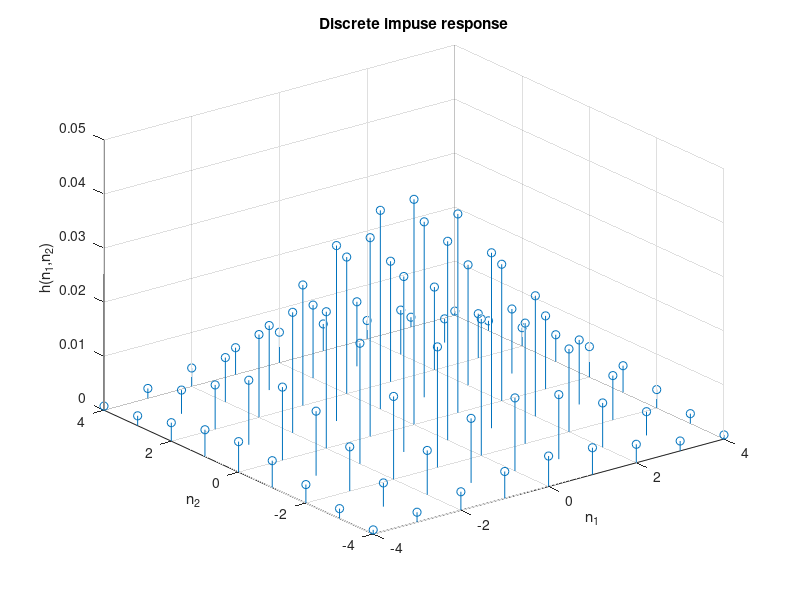

MATLAB code to generate this figure: (Note: this script raises an error after producing the figure.)
addpath(genpath('../../MATLAB'));


%% Gaussian

h = fspecial( 'gaussian', [9,9], 2 );

[n1,n2] = meshgrid(-4:4);

figure
stem3( n1, n2, h )
xlabel('n_1'); ylabel('n_2'); zlabel('h(n_1,n_2)');
title('Discrete impuse response')

% DSFT style plot
dsft(h,5,5,128);

% Effective filter (CSFT style plot)
effective_filter2d(h,5.6e-6,5,5,128);


%% Sobel

h = fspecial( 'sobel' );

[n1,n2] = meshgrid(-1:1);

figure
stem3( n1, n2, h )
xlabel('n_1'); ylabel('n_2'); zlabel('h(n_1,n_2)');
title('Discrete impuse response')

% DSFT style plot
dsft(h,2,2,128);

% Effective filter (CSFT style plot)
effective_filter2d(h,5.6e-6,2,2,128);
